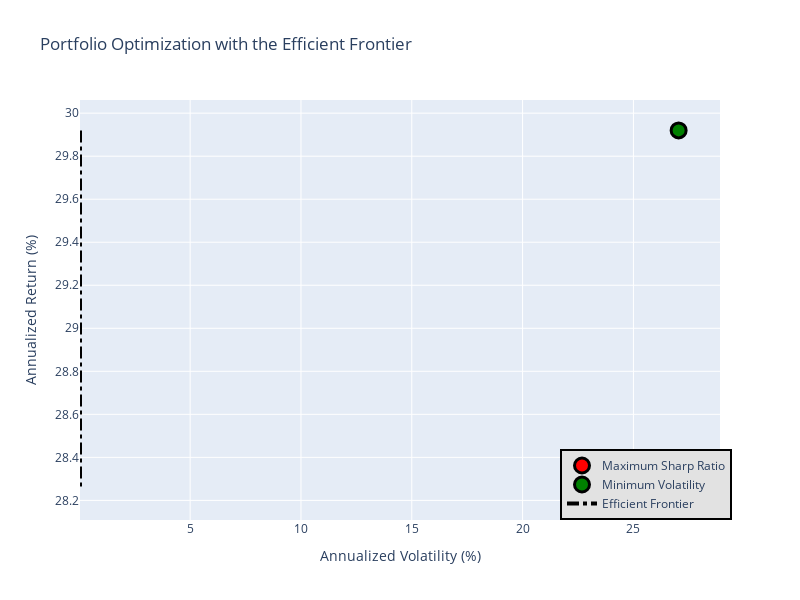

Notebook source saved alongside this figure:
### Code cell
def calculatedResults(meanReturns, covMatrix, riskFreeRate=0, constraintSet=(0, 1)):
    """
    Read in mean, cov matrix, and other financial information
    Output, Max SR, Min Volatility, efficient frontier
    """
    # Max Sharp Ratio Portfolio
    maxSR_Portfolio = maxSR(meanReturns, covMatrix)
    maxSR_returns, maxSR_std = portfolioPerformance(maxSR_Portfolio['x'], meanReturns, covMatrix)
    maxSR_allocation = pd.DataFrame(maxSR_Portfolio['x'], index=meanReturns.index, columns=['allocation'])
    maxSR_allocation.allocation = [round(i * 100, 0) for i in maxSR_allocation.allocation]
    
    # Min Volatility Portfolio
    minVol_Portfolio = minimizeVariance(meanReturns, covMatrix)
    minVol_returns, minVol_std = portfolioPerformance(minVol_Portfolio['x'], meanReturns, covMatrix)
    minVol_allocation = pd.DataFrame(minVol_Portfolio['x'], index=meanReturns.index, columns=['allocation'])
    minVol_allocation.allocation = [round(i * 100, 0) for i in minVol_allocation.allocation]

    # Efficient Frontier
    efficientList = []
    targetReturns = np.linspace(minVol_returns, maxSR_returns, 20)
    for target in targetReturns:
        efficientList.append(efficientOpt(meanReturns, covMatrix, target)['fun'])

    maxSR_returns, maxSR_std = round(maxSR_returns * 100, 2), round(maxSR_std * 100, 2)
    minVol_returns, minVol_std = round(minVol_returns * 100, 2), round(minVol_std * 100, 2)

    return maxSR_returns, maxSR_std, maxSR_allocation, minVol_returns, minVol_std, minVol_allocation, efficientList, targetReturns

def EF_graph(meanReturns, covMatrix, riskFreeRate=0, constraintSet=(0, 1)):
    """
    Return a graph ploting the min vol, max sr and efficient frontier
    """
    maxSR_returns, maxSR_std, maxSR_allocation, minVol_returns, minVol_std, minVol_allocation, efficientList, targetReturns = calculatedResults(meanReturns, covMatrix)
    
    # Max SR
    maxSharpRatio = go.Scatter(
        name='Maximum Sharp Ratio',
        mode='markers',
        x=[maxSR_std],
        y=[maxSR_returns],
        marker=dict(
            color='red',
            size=15,
            line=dict(
                color='black',
                width=3
            )
        )
    )

    # Min Volatility
    minVol = go.Scatter(
        name='Minimum Volatility',
        mode='markers',
        x=[minVol_std],
        y=[minVol_returns],
        marker=dict(
            color='green',
            size=15,
            line=dict(
                color='black',
                width=3
            )
        )
    )

    # Efficient Frontier
    EF_curve = go.Scatter(
        name='Efficient Frontier',
        mode='lines',
        x=[round(ef_std * 100, 2) for ef_std in efficientList],
        y=[round(target * 100, 2) for target in targetReturns],
        line=dict(
            color='black',
            width=4,
            dash='dashdot'
        )
    )
    
    data = [maxSharpRatio, minVol, EF_curve]

    layout = go.Layout(
        title='Portfolio Optimization with the Efficient Frontier',
        yaxis = dict(title = 'Annualized Return (%)'),
        xaxis = dict(title = 'Annualized Volatility (%)'),
        showlegend = True,
        legend = dict(
            x = 0.75, y = 0, traceorder = 'normal',
            bgcolor = '#E2E2E2',
            bordercolor = 'black',
            borderwidth = 2),
        width = 800,
        height = 600    
    )
    
    fig = go.Figure(data=data, layout=layout)
    return fig.show()

EF_graph(meanReturns, covMatrix)

### Figure 1 — Plotly figure (JSON) as saved in the notebook; plotly's stock layout.template omitted (floating-point values rounded to 4 significant figures)
{"data": [{"marker": {"color": "red", "line": {"color": "black", "width": 3}, "size": 15}, "mode": "markers", "name": "Maximum Sharp Ratio", "type": "scatter", "x": [23.84], "y": [28.25]}, {"marker": {"color": "green", "line": {"color": "black", "width": 3}, "size": 15}, "mode": "markers", "name": "Minimum Volatility", "type": "scatter", "x": [27.04], "y": [29.92]}, {"line": {"color": "black", "dash": "dashdot", "width": 4}, "mode": "lines", "name": "Efficient Frontier", "type": "scatter", "x": [0.03, 0.03, 0.03, 0.03, 0.03, 0.03, 0.03, 0.03, 0.03, 0.03, 0.03, 0.03, 0.03, 0.03, 0.03, 0.03, 0.03, 0.03, 0.03, 0.03], "y": [29.92, 29.83, 29.74, 29.65, 29.56, 29.48, 29.39, 29.3, 29.21, 29.13, 29.04, 28.95, 28.86, 28.78, 28.69, 28.6, 28.51, 28.43, 28.34, 28.25]}], "layout": {"height": 600, "legend": {"bgcolor": "#E2E2E2", "bordercolor": "black", "borderwidth": 2, "traceorder": "normal", "x": 0.75, "y": 0}, "showlegend": true, "title": {"text": "Portfolio Optimization with the Efficient Frontier"}, "width": 800, "xaxis": {"title": {"text": "Annualized Volatility (%)"}}, "yaxis": {"title": {"text": "Annualized Return (%)"}}}}
